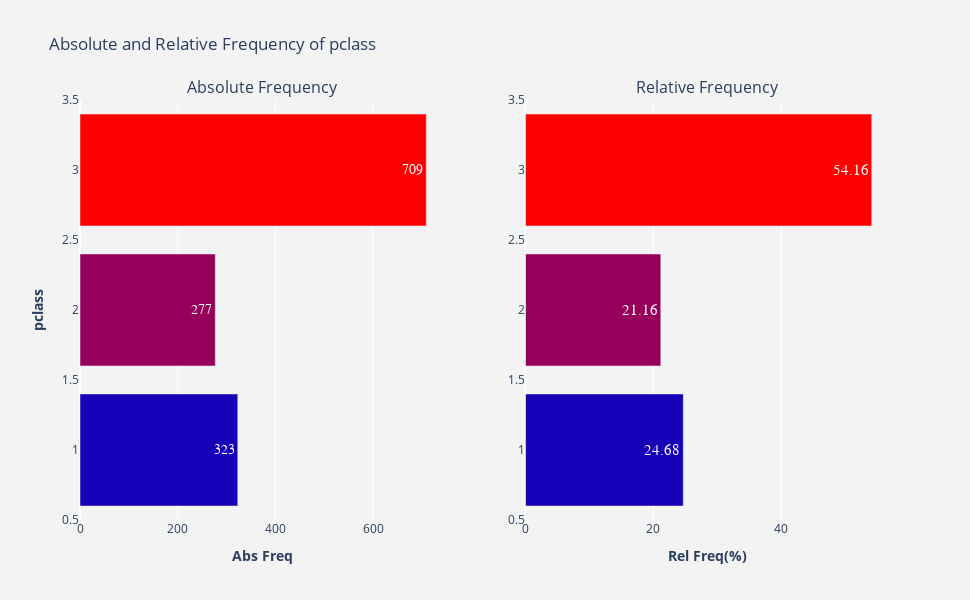

Here is the notebook cell this chart was saved with:
### Code cell
plotFrequency(df.pclass)

### Figure 1 — Plotly figure (JSON) as saved in the notebook; plotly's stock layout.template omitted (floating-point values rounded to 4 significant figures)
{"data": [{"hoverinfo": "x+y", "marker": {"color": [709, 323, 277], "colorscale": [[0, "rgb(150,0,90)"], [0.125, "rgb(0,0,200)"], [0.25, "rgb(0,25,255)"], [0.375, "rgb(0,152,255)"], [0.5, "rgb(44,255,150)"], [0.625, "rgb(151,255,0)"], [0.75, "rgb(255,234,0)"], [0.875, "rgb(255,111,0)"], [1, "rgb(255,0,0)"]]}, "name": "Abs Freq", "orientation": "h", "text": [709, 323, 277], "textfont": {"family": "sans serif", "size": 14}, "textposition": "auto", "type": "bar", "x": [709, 323, 277], "xaxis": "x", "y": [3, 1, 2], "yaxis": "y"}, {"hoverinfo": "x+y", "marker": {"color": [54.16, 24.68, 21.16], "colorscale": [[0, "rgb(150,0,90)"], [0.125, "rgb(0,0,200)"], [0.25, "rgb(0,25,255)"], [0.375, "rgb(0,152,255)"], [0.5, "rgb(44,255,150)"], [0.625, "rgb(151,255,0)"], [0.75, "rgb(255,234,0)"], [0.875, "rgb(255,111,0)"], [1, "rgb(255,0,0)"]]}, "name": "Rel Freq(%)", "orientation": "h", "text": [54.16, 24.68, 21.16], "textfont": {"family": "sans serif", "size": 15}, "textposition": "auto", "type": "bar", "x": [54.16, 24.68, 21.16], "xaxis": "x2", "y": [3, 1, 2], "yaxis": "y2"}], "layout": {"annotations": [{"font": {"size": 16}, "showarrow": false, "text": "Absolute Frequency", "x": 0.225, "xanchor": "center", "xref": "paper", "y": 1, "yanchor": "bottom", "yref": "paper"}, {"font": {"size": 16}, "showarrow": false, "text": "Relative Frequency", "x": 0.775, "xanchor": "center", "xref": "paper", "y": 1, "yanchor": "bottom", "yref": "paper"}], "height": 600, "hovermode": "closest", "paper_bgcolor": "rgb(243, 243, 243)", "plot_bgcolor": "rgb(243, 243, 243)", "showlegend": false, "title": {"text": "Absolute and Relative Frequency of pclass"}, "width": 970, "xaxis": {"anchor": "y", "domain": [0, 0.45], "title": {"text": "<b>Abs Freq</b>"}}, "xaxis2": {"anchor": "y2", "domain": [0.55, 1], "title": {"text": "<b>Rel Freq(%)</b>"}}, "yaxis": {"anchor": "x", "domain": [0, 1], "title": {"text": "<b>pclass</b>"}}, "yaxis2": {"anchor": "x2", "domain": [0, 1]}}}
